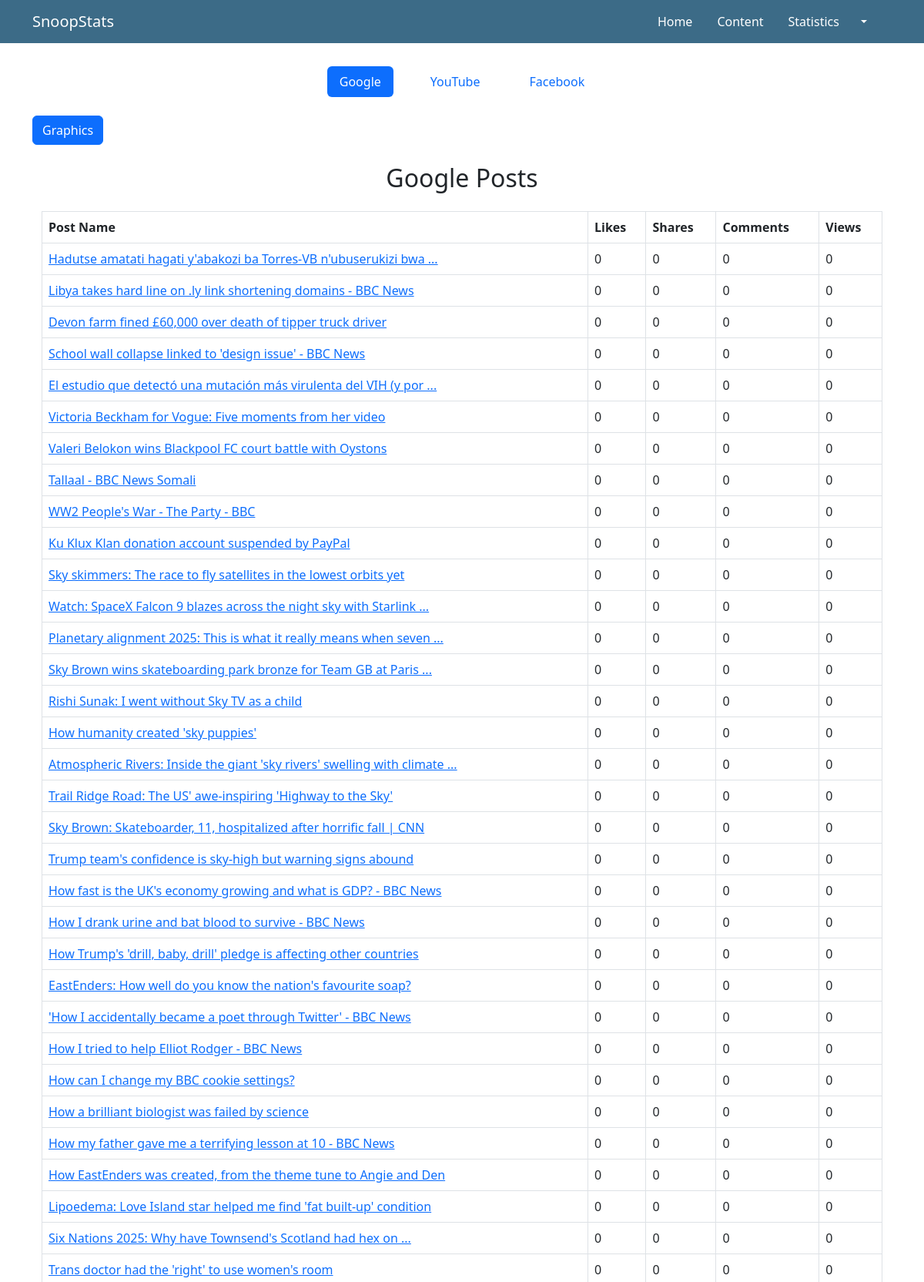
The app's page /content/ (upper part) with its own data.
### snoopstats/models.py (models this page shows, shortened)
class Post(models.Model):
    PLATFORM_CHOICES = [
        ('google', 'Google'),
        ('youtube', 'YouTube'),
        ('facebook', 'Facebook'),
    ]
    platform = models.CharField(max_length=10, choices=PLATFORM_CHOICES)
    title = models.CharField(max_length=255)
    views = models.IntegerField()
    likes = models.IntegerField()
    shares = models.IntegerField()
    comments = models.IntegerField()

### snoopstats/views.py (the view)
# urls.py: path('content/', content_page, name='content_page'),
def content_page(request):
    posts = Post.objects.all()  # Load all posts
    active_platform = request.GET.get('platform', 'google')
    platforms = {
        "google": posts.filter(platform="google"),
        "youtube": posts.filter(platform="youtube"),
        "facebook": posts.filter(platform="facebook"),
    }
    return render(request, "dashboard/content.html", {"platforms": platforms, "active_platform": active_platform})

### snoopstats/templates/dashboard/content.html (shortened to what this page needs)
{% load static %}
<!DOCTYPE html>
<html lang="en">
<head>
    <link href="https://cdn.jsdelivr.net/npm/bootstrap@5.3.0/dist/css/bootstrap.min.css" rel="stylesheet">
    <link href="{% static 'css/styles.css' %}" rel="stylesheet" />
</head>
<body>
<nav class="navbar navbar-expand-lg navbar-light" style="background-color: #3c6b87;">
    <div class="container">
        <a class="navbar-brand text-white font-weight-bold" href="{% url 'index' %}">
             SnoopStats
        </a>
        <div class="collapse navbar-collapse" id="navbarNav">
            <ul class="navbar-nav ms-auto">
                <li class="nav-item">
                    <a class="nav-link text-white px-3 py-2 rounded transition-all hover:bg-primary hover:text-white" href="{% url 'home' %}">Home</a>
                </li>
                <li class="nav-item">
                    <a class="nav-link text-white px-3 py-2 rounded transition-all hover:bg-primary hover:text-white" href="{% url 'content_page' %}">Content</a>
                </li>
                <li class="nav-item">
                    <a class="nav-link text-white px-3 py-2 rounded transition-all hover:bg-primary hover:text-white" href="{% url 'statistics' %}">Statistics</a>
                </li>
            </ul>
            <ul class="navbar-nav ms-auto ms-md-0 me-3 me-lg-4">
                <li class="nav-item dropdown">
                    <a class="nav-link dropdown-toggle text-white" id="navbarDropdown" href="#" role="button" data-bs-toggle="dropdown" aria-expanded="false">
                    </a>
                </li>
            </ul>
        </div>
    </div>
</nav>
    <div style="margin-top: 30px;">
        <ul class="nav nav-pills mb-4 justify-content-center" id="contentTabs">
            <li class="nav-item mx-3">
                <a class="nav-link {% if active_platform == 'google' %}active{% endif %}" data-bs-toggle="pill" href="#googleSection">Google</a>
            </li>
            <li class="nav-item mx-3">
                <a class="nav-link {% if active_platform == 'youtube' %}active{% endif %}" data-bs-toggle="pill" href="#youtubeSection">YouTube</a>
            </li>
            <li class="nav-item mx-3">
                <a class="nav-link {% if active_platform == 'facebook' %}active{% endif %}" data-bs-toggle="pill" href="#facebookSection">Facebook</a>
            </li>
        </ul>
</div>
<div class="container mt-4">
    <div class="tab-content">
        <a href="{% url 'statistics' %}">
            <button class="btn btn-primary" onclick="showBootstrapAlert()">Graphics</button>
            </a>
        {% for platform, posts in platforms.items %}
        <div class="tab-pane fade{% if forloop.first %} show active{% endif %}" id="{{ platform }}Section">
            <div class="container mt-4">
                <h2 class="text-center mb-4">{{ platform|title }} Posts</h2>
                <table class="table table-bordered table-hover">
                    <thead>
                        <tr>
                            <th>Post Name</th>
                            <th>Likes</th>
                            <th>Shares</th>
                            <th>Comments</th>
                            <th>Views</th>
                        </tr>
                    </thead>
                    <tbody>
                        {% for post in posts %}
                        <tr>
                            <td><a href="{% url 'poststatistics' post.id %}">{{ post.title }}</a></td>
                            <td>{{ post.likes }}</td>
                            <td>{{ post.shares }}</td>
                            <td>{{ post.comments }}</td>
                            <td>{{ post.views }}</td>
                        </tr>
                        {% empty %}
                        <tr><td colspan="5" class="text-center">No posts found.</td></tr>
                        {% endfor %}
                    </tbody>
                </table>
            </div>
        </div>
        {% endfor %}
    </div>
</div>
</body>
</html>

### records on screen
Post: title "Hadutse amatati hagati y'abakozi ba Torres-VB n'ubuserukizi bwa ...", likes "0", shares "0", comments "0", views "0"
Post: title "Libya takes hard line on .ly link shortening domains - BBC News", likes "0", shares "0", comments "0", views "0"
Post: title "Devon farm fined £60,000 over death of tipper truck driver", likes "0", shares "0", comments "0", views "0"
Post: title "School wall collapse linked to 'design issue' - BBC News", likes "0", shares "0", comments "0", views "0"
Post: title "El estudio que detectó una mutación más virulenta del VIH (y por ...", likes "0", shares "0", comments "0", views "0"
Post: title "Victoria Beckham for Vogue: Five moments from her video", likes "0", shares "0", comments "0", views "0"
Post: title "Valeri Belokon wins Blackpool FC court battle with Oystons", likes "0", shares "0", comments "0", views "0"
Post: title "Tallaal - BBC News Somali", likes "0", shares "0", comments "0", views "0"
Post: title "WW2 People's War - The Party - BBC", likes "0", shares "0", comments "0", views "0"
Post: title "Ku Klux Klan donation account suspended by PayPal", likes "0", shares "0", comments "0", views "0"
Post: title "Sky skimmers: The race to fly satellites in the lowest orbits yet", likes "0", shares "0", comments "0", views "0"
Post: title "Watch: SpaceX Falcon 9 blazes across the night sky with Starlink ...", likes "0", shares "0", comments "0", views "0"
Post: title "Planetary alignment 2025: This is what it really means when seven ...", likes "0", shares "0", comments "0", views "0"
Post: title "Sky Brown wins skateboarding park bronze for Team GB at Paris ...", likes "0", shares "0", comments "0", views "0"
Post: title "Rishi Sunak: I went without Sky TV as a child", likes "0", shares "0", comments "0", views "0"
Post: title "How humanity created 'sky puppies'", likes "0", shares "0", comments "0", views "0"
Post: title "Atmospheric Rivers: Inside the giant 'sky rivers' swelling with climate ...", likes "0", shares "0", comments "0", views "0"
Post: title "Trail Ridge Road: The US' awe-inspiring 'Highway to the Sky'", likes "0", shares "0", comments "0", views "0"
Post: title "Sky Brown: Skateboarder, 11, hospitalized after horrific fall | CNN", likes "0", shares "0", comments "0", views "0"
Post: title "Trump team's confidence is sky-high but warning signs abound", likes "0", shares "0", comments "0", views "0"
Post: title "How fast is the UK's economy growing and what is GDP? - BBC News", likes "0", shares "0", comments "0", views "0"
Post: title "How I drank urine and bat blood to survive - BBC News", likes "0", shares "0", comments "0", views "0"
Post: title "How Trump's 'drill, baby, drill' pledge is affecting other countries", likes "0", shares "0", comments "0", views "0"
Post: title "EastEnders: How well do you know the nation's favourite soap?", likes "0", shares "0", comments "0", views "0"
Post: title "'How I accidentally became a poet through Twitter' - BBC News", likes "0", shares "0", comments "0", views "0"
Post: title "How I tried to help Elliot Rodger - BBC News", likes "0", shares "0", comments "0", views "0"
Post: title "How can I change my BBC cookie settings?", likes "0", shares "0", comments "0", views "0"
Post: title "How a brilliant biologist was failed by science", likes "0", shares "0", comments "0", views "0"
Post: title "How my father gave me a terrifying lesson at 10 - BBC News", likes "0", shares "0", comments "0", views "0"
Post: title "How EastEnders was created, from the theme tune to Angie and Den", likes "0", shares "0", comments "0", views "0"
Post: title "Lipoedema: Love Island star helped me find 'fat built-up' condition", likes "0", shares "0", comments "0", views "0"
Post: title "Six Nations 2025: Why have Townsend's Scotland had hex on ...", likes "0", shares "0", comments "0", views "0"
Post: title "Trans doctor had the 'right' to use women's room", likes "0", shares "0", comments "0", views "0"

### other values on screen
{{ platform|title }} "Google"
